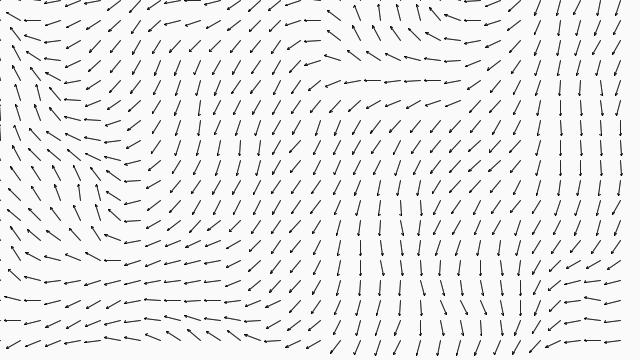
Frame 1 (no input)
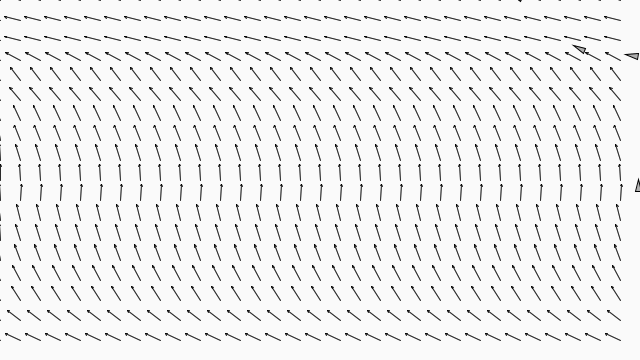
Frame 60 (the mouse pressed at the canvas centre just before this capture)
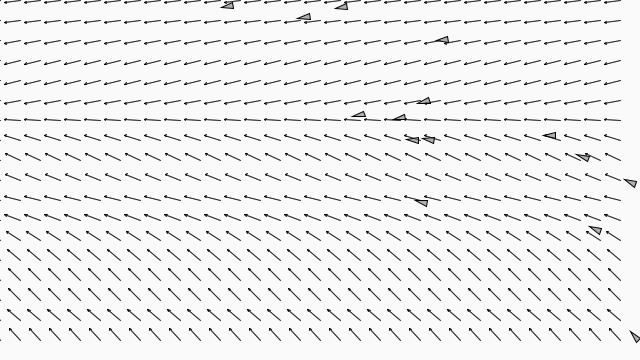
Frame 120 (the mouse held since frame 60 and released just before this capture)

The Processing sketch that drew these frames (run headless with seeded random() and noise(); from frame 60 on, the mouse is pressed at the canvas centre):

// Processing sketch: The_FollowVehicle
// ── The_FollowVehicle.pde
FlowField flowField;
ArrayList<Vehicle> vehicles;

void setup()
{
  size(640,360);
  flowField = new FlowField();
  vehicles = new ArrayList<Vehicle>();
}

void draw()
{
  background(250);
  float node = random(1);
  flowField.display();
  for(int i = 0;i<vehicles.size();i++)
  {
     Vehicle p = vehicles.get(i);
     p.follow(flowField);
     p.update();
     p.display();
     if(p.isDead())
     vehicles.remove(i);
  }
  flowField.display();
  flowField.update();
  if(node>0.8)
  vehicles.add(new Vehicle(3,6,0.3));
}
// ── FlowField.pde
class FlowField
{
  PVector [][]field;
  int clos,rows;
  int resolution;
  float setz;
  
  FlowField()
  {
     resolution = 20;
     clos = width/resolution;
     rows = height/resolution;
     field = new PVector[clos][rows];
     init();
  }
  
  void init()
  {
   float setx = 0;
   for(int i = 0;i<clos;i++)
   {
     float sety = 0;
      for(int j = 0;j<rows;j++)
      {
        float angle = map(noise(setx,sety),0,1,0,TWO_PI);
        field[i][j] = new PVector(cos(angle),sin(angle));
        sety+=0.1;
      }
      setx+=0.1;
   }
  }
  
  void update()
  {
      float setx = 0;
      for(int i = 0;i<clos;i++)
      {
        float sety = 0;
         for(int j = 0;j<rows;j++)
         {
           float angle = map(noise(setx,sety,setz),0,1,0,TWO_PI);
           field[i][j].set(cos(angle),sin(angle));
           sety+=0.1;
         }
         setx = 0.1;
      }
      setz+=0.01;
  }
  
  PVector lookup(PVector lookup)
  {
    int x = int(constrain(lookup.x/resolution,0,clos-1));
    int y = int(constrain(lookup.y/resolution,0,rows-1));
    return field[x][y].get();
  }
  
  void display() {
    for (int i = 0; i < clos; i++) {
      for (int j = 0; j < rows; j++) {
        drawVector(field[i][j],i*resolution,j*resolution,resolution-4);
      }
    }

  }
  
  void drawVector(PVector v, float x, float y, float scayl) {
    pushMatrix();
    float arrowsize = 2;
    // Translate to position to render vector
    translate(x,y);
    stroke(0,150);
    // Call vector heading function to get direction (note that pointing up is a heading of 0) and rotate
    rotate(v.heading2D());
    // Calculate length of vector & scale it to be bigger or smaller if necessary
    float len = v.mag()*scayl;
    // Draw three lines to make an arrow (draw pointing up since we've rotate to the proper direction)
    line(0,0,len,0);
    line(len,0,len-arrowsize,+arrowsize/2);
    line(len,0,len-arrowsize,-arrowsize/2);
    popMatrix();
  }
}
// ── Vehicle.pde
class Vehicle
{
  PVector location;
  PVector velocity;
  PVector acceleration;
  float maxSpeed;
  float maxForce;
  float angle;
  float r;
  
  
  Vehicle(float _r,float _maxSpeed,float _maxForce)
  {
        
    velocity = new PVector();
    acceleration = new PVector();
    location = new PVector(width,random(0,height));
    maxSpeed = _maxSpeed;
    maxForce = _maxForce;
    angle = 0;
    r = _r;
  }
  
  void applyForce(PVector force)
  {
    PVector f = force.get();
    acceleration.add(f);
  }
  
  void update()
  {
    velocity.add(acceleration);
    location.add(velocity);
    acceleration.mult(0);
  }
  
  void display()
  {
    angle = velocity.heading2D() + radians(90);
    fill(175);
    stroke(0);
    pushMatrix();
    translate(location.x,location.y);
    rotate(angle);
    beginShape(TRIANGLES);
    vertex(0, -r*2);
    vertex(-r, r*2);
    vertex(r, r*2);
    endShape();
    popMatrix();
  }
  
  void follow( FlowField flowField)
  {
    PVector desired = flowField.lookup(location);
    desired.normalize();
    desired.mult(maxSpeed);
    
    PVector steer = PVector.sub(desired,velocity);
    steer.limit(maxForce);
    applyForce(steer);
  }
  
  boolean isDead()
  {
    if(location.x<-100||location.x>width+100)
    return true;
    return false;
  }
}
